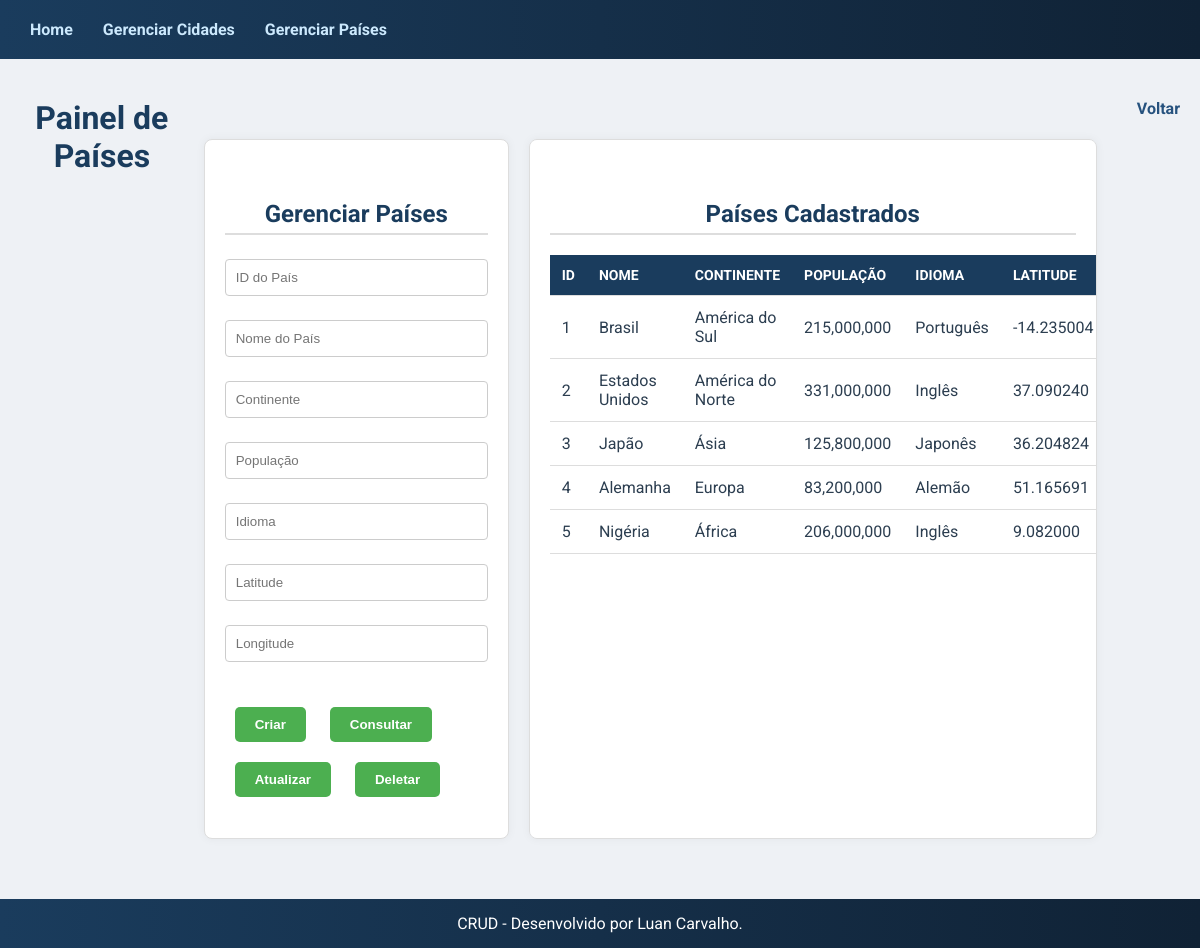
Screenshot of /admin.php (signed in) with the database file from the repository.
### tables this page shows
create table paises (
	id_pais int primary key auto_increment,
	nome varchar(100) unique not null,
	continente varchar(50) not null,
	populacao int(100) not null,
	idioma varchar(50) not null
);

### admin.php (the view, shortened to what this page needs)
<?php
include_once("connect.php");
$destacarPais = null;
?>
<!DOCTYPE html>
<html lang="pt-br">
<head>
    <link rel="stylesheet" href="styles.css">
</head>
<body>
<?php include('includes/header_adm.php'); ?>
<main_admin>
    <h1>Painel de Países</h1>
    <div class="admin-container">
        <div class="form-container">
            <h2>Gerenciar Países</h2>
            <form id="f" method="post" action="admin.php">
                <input type="number" name="id_pais" placeholder="ID do País"><br>
                <input type="text" name="nome" placeholder="Nome do País" required><br>
                <input type="text" name="continente" placeholder="Continente" required><br>
                <input type="number" name="populacao" placeholder="População" required><br>
                <input type="text" name="idioma" placeholder="Idioma" required><br>
                <input type="number" step="any" name="latitude" placeholder="Latitude" required><br>
                <input type="number" step="any" name="longitude" placeholder="Longitude" required><br>
                <input type="hidden" name="acao" id="acao"><br>
                <input type="button" value="Criar" onclick="submeterForm('c')">
                <input type="button" value="Consultar" onclick="submeterForm('r')">
                <input type="button" value="Atualizar" onclick="submeterForm('u')">
                <input type="button" value="Deletar" onclick="submeterForm('d')">
            </form>
        </div>
        <div class="table-container">
            <h2>Países Cadastrados</h2>
            <?php
            $res = $con->query("SELECT * FROM paises");
            if ($res && $res->num_rows > 0) {
                echo "<table>";
                echo "<tr>
                        <th>ID</th>
                        <th>Nome</th>
                        <th>Continente</th>
                        <th>População</th>
                        <th>Idioma</th>
                        <th>Latitude</th>
                        <th>Longitude</th>
                      </tr>";
                $paises = [];
                while ($campo = $res->fetch_assoc()) {
                    $paises[] = $campo;
                }
                foreach ($paises as $campo) {
                    $highlight = ($destacarPais && $campo['id_pais'] == $destacarPais['id_pais']) ? 'class="highlight"' : '';
                    echo "<tr $highlight>";
                    echo "<td>{$campo['id_pais']}</td>";
                    echo "<td>{$campo['nome']}</td>";
                    echo "<td>{$campo['continente']}</td>";
                    echo "<td>" . number_format($campo['populacao']) . "</td>";
                    echo "<td>{$campo['idioma']}</td>";
                    echo "<td>{$campo['latitude']}</td>";
                    echo "</tr>";
                }
                echo "</table>";
            } else {
                echo "<p>Nenhum país encontrado.</p>";
            }
            ?>
        </div>
    </div>
    <br>
    <a href="index.php" style="color: #26527e">Voltar</a>
</main_admin>
<?php include('includes/footer.php'); ?>
</body>
</html>

### css/styles.css (style rules this page uses)
* { margin: 0; padding: 0; box-sizing: border-box; }
body { font-family: 'Roboto', sans-serif; background-color: #eef1f5; color: #2c3e50; min-height: 100vh; display: flex; flex-direction: column; }
main_admin { display: flex; justify-content: space-between; gap: 20px; margin-top: 40px; flex: 1; padding: 40px 20px; max-width: 1200px; margin: auto; }
h1, h2 { color: #1a3c5d; margin-bottom: 16px; text-align: center; }
h2 { margin-top: 40px; font-size: 24px; border-bottom: 2px solid #ddd; padding-bottom: 5px; }
input[type="text"], input[type="number"], input[type="password"] { width: 100%; max-width: 400px; padding: 10px; margin-top: 8px; margin-bottom: 16px; border: 1px solid #ccc; border-radius: 4px; }
input[type="submit"], input[type="button"] { background-color: #2980b9; color: white; border: none; padding: 10px 20px; border-radius: 4px; cursor: pointer; font-weight: bold; transition: background 0.3s ease; }
a { color: #cce9fd; text-decoration: none; font-weight: bold; }
.admin-container { display: flex; justify-content: space-between; gap: 20px; margin-top: 40px; }
.form-container { height: 700px; flex: 1; padding: 20px; border: 1px solid #ddd; border-radius: 8px; box-shadow: 0 0 10px rgba(0, 0, 0, 0.05); background-color: #ffffff; }
.table-container { height: 700px; overflow-y: auto; border: 1px solid #ccc; flex: 2; padding: 20px; border: 1px solid #ddd; border-radius: 8px; box-shadow: 0 0 10px rgba(0, 0, 0, 0.05); background-color: #ffffff; }
table { width: 100%; border-collapse: collapse; margin-top: 20px; }
table th, table td { padding: 12px; text-align: left; border-bottom: 1px solid #ddd; }
table th { background-color: #1a3c5d; color: white; text-transform: uppercase; font-size: 14px; }
input[type="button"] { padding: 10px 20px; margin: 10px; background-color: #4CAF50; color: white; border: none; border-radius: 5px; cursor: pointer; }

### rows the page displays
paises: id_pais "1", nome "Brasil", continente "América do Sul", populacao "215,000,000", idioma "Português", latitude "-14.235004"
paises: id_pais "2", nome "Estados Unidos", continente "América do Norte", populacao "331,000,000", idioma "Inglês", latitude "37.090240"
paises: id_pais "3", nome "Japão", continente "Ásia", populacao "125,800,000", idioma "Japonês", latitude "36.204824"
paises: id_pais "4", nome "Alemanha", continente "Europa", populacao "83,200,000", idioma "Alemão", latitude "51.165691"
paises: id_pais "5", nome "Nigéria", continente "África", populacao "206,000,000", idioma "Inglês", latitude "9.082000"
